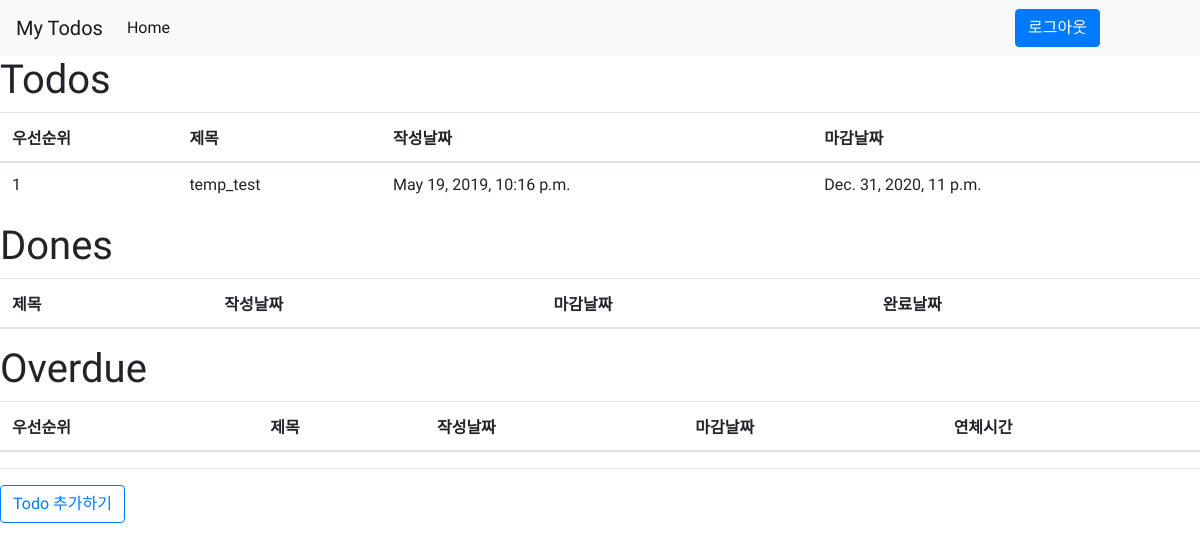
The page / (signed in) on the database its author committed.
### todos/models.py (models this page shows, shortened)
class Todo(models.Model): # Todo 모델
    user = models.ForeignKey(User, on_delete=models.CASCADE, default=None) # 유저필드이며, 해당 유저가 삭제되면 Todo도 연쇄적으로 삭제된다.
    title = models.CharField(max_length=200) # Todo 제목
    priority = models.IntegerField(default=0) # 우선순위
    pub_date = models.DateTimeField('date published') # Todo 생성시각
    due_date = models.DateTimeField('due date') # Todo 만료시각
    all_done = models.BooleanField(default=False) # Todo 안의 세부 todo가 다 완료 되었는지 여부 판별 플래그
    class Meta:
        ordering = ['priority'] # 우선순위를 기준으로 정렬
    def is_overdue(self): # 해당 모델 객체의 만료기간을 넘어갔을 경우 판별하는 함수
        return True if self.due_date < timezone.now().replace(microsecond=0) else False

### todos/views.py (the view)
# urls.py: path('', views.index, name='index'), # 메인 페이지
def index(request):
    if request.user.is_authenticated: #로그인이 되어 있을 경우
        user = User.objects.get(username = request.user.username) # 해당 유저 객체를 갖고 온다.
        todo_list = user.todo_set.all() # 그리고 해당 유저가 가지는 Todo를 모두 갖고 온다.
        return render(request, 'todos/index.html', {'todo_list': todo_list }) # Http 요청과 해당 유저의 todo list들을 보내 렌더링해준다.
    else: # 로그인이 되어 있지 않은 경우
        return render(request, 'todos/login.html') # 로그인 화면으로 렌더링해준다.

### todos/templates/todos/index.html (shortened to what this page needs)
{% extends 'todos/base.html' %}
{% block content %}
    <div class="position-absolute w-100 d-flex flex-column p-4">
    </div>
    <h1> Todos <br></h1>
<table class = "table table-hover">
    <thead>
        <tr>
            <th>우선순위</th>
            <th>제목</th>
            <th>작성날짜</th>
            <th>마감날짜</th>
        </tr>
    </thead>
    <tbody>
    {% for todo in todo_list %}
        {% if not todo.all_done and not todo.is_overdue %}
    <tr onClick="location.href='{% url "todos:detail" todo.id %}'" style="cursor:pointer;">
        <td>{{ todo.priority }} </td>
        <td>{{ todo.title }} </td>
        <td>{{ todo.pub_date }} </td>
        <td>{{ todo.due_date }} </td>
    </tr>
        {% endif %}
    {% endfor %}
    </tbody>
</table>
<h1> Dones <br></h1>
<table class = "table table-hover">
    <thead>
        <tr>
            <th>제목</th>
            <th>작성날짜</th>
            <th>마감날짜</th>
            <th>완료날짜</th>
        </tr>
    </thead>
</table>
<h1> Overdue <br></h1>
<table class = "table table-hover">
    <thead>
        <tr>
            <th>우선순위</th>
            <th>제목</th>
            <th>작성날짜</th>
            <th>마감날짜</th>
            <th>연체시간</th>
        </tr>
    </thead>
</table>
<hr/>
<a class="btn btn-outline-primary center" href="{% url "todos:write" %}">Todo 추가하기</a>
{% endblock content %}

### todos/templates/todos/base.html (style rules this page uses)
body { font-family: 'Do Hyeon', sans-serif; }

### rows shown on the page
Todo: priority "1", title "temp_test", pub_date "May 19, 2019, 10:16 p.m.", due_date "Dec. 31, 2020, 11 p.m."
